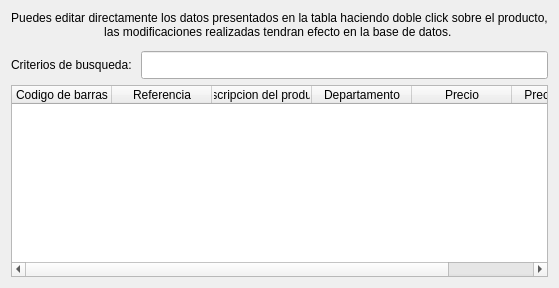
          <widget class="QWidget" name="tab_2">
           <attribute name="icon">
            <iconset>
             <normaloff>images/32/edit32.png</normaloff>images/32/edit32.png</iconset>
           </attribute>
           <attribute name="title">
            <string>Lista de productos</string>
           </attribute>
           <layout class="QVBoxLayout" name="verticalLayout_6">
            <property name="sizeConstraint">
             <enum>QLayout::SetNoConstraint</enum>
            </property>
            <item>
             <widget class="QLabel" name="label_3">
              <property name="text">
               <string>Puedes editar directamente los datos presentados en la tabla haciendo doble click sobre el producto,
las modificaciones realizadas tendran efecto en la base de datos. </string>
              </property>
              <property name="textFormat">
               <enum>Qt::PlainText</enum>
              </property>
              <property name="alignment">
               <set>Qt::AlignCenter</set>
              </property>
             </widget>
            </item>
            <item>
             <layout class="QHBoxLayout" name="horizontalLayout_6">
              <property name="topMargin">
               <number>6</number>
              </property>
              <item>
               <widget class="QLabel" name="label_13">
                <property name="text">
                 <string>Criterios de busqueda: </string>
                </property>
               </widget>
              </item>
              <item>
               <widget class="QLineEdit" name="tfiltro">
                <property name="font">
                 <font>
                  <pointsize>13</pointsize>
                  <weight>75</weight>
                  <bold>true</bold>
                 </font>
                </property>
                <property name="toolTip">
                 <string>Escribe la descripcion del producto que buscas para poder modificarlo.</string>
                </property>
               </widget>
              </item>
             </layout>
            </item>
            <item>
             <widget class="QTableWidget" name="tplista">
              <property name="autoScrollMargin">
               <number>20</number>
              </property>
              <property name="editTriggers">
               <set>QAbstractItemView::NoEditTriggers</set>
              </property>
              <property name="alternatingRowColors">
               <bool>true</bool>
              </property>
              <property name="selectionBehavior">
               <enum>QAbstractItemView::SelectRows</enum>
              </property>
              <property name="gridStyle">
               <enum>Qt::DashLine</enum>
              </property>
              <property name="wordWrap">
               <bool>false</bool>
              </property>
              <column>
               <property name="text">
                <string>Codigo de barras</string>
               </property>
              </column>
              <column>
               <property name="text">
                <string>Referencia</string>
               </property>
              </column>
              <column>
               <property name="text">
                <string>Descripcion del producto</string>
               </property>
              </column>
              <column>
               <property name="text">
                <string>Departamento</string>
               </property>
              </column>
              <column>
               <property name="text">
                <string>Precio</string>
               </property>
              </column>
              <column>
               <property name="text">
                <string>Precio publico</string>
               </property>
              </column>
             </widget>
            </item>
           </layout>
          </widget>
